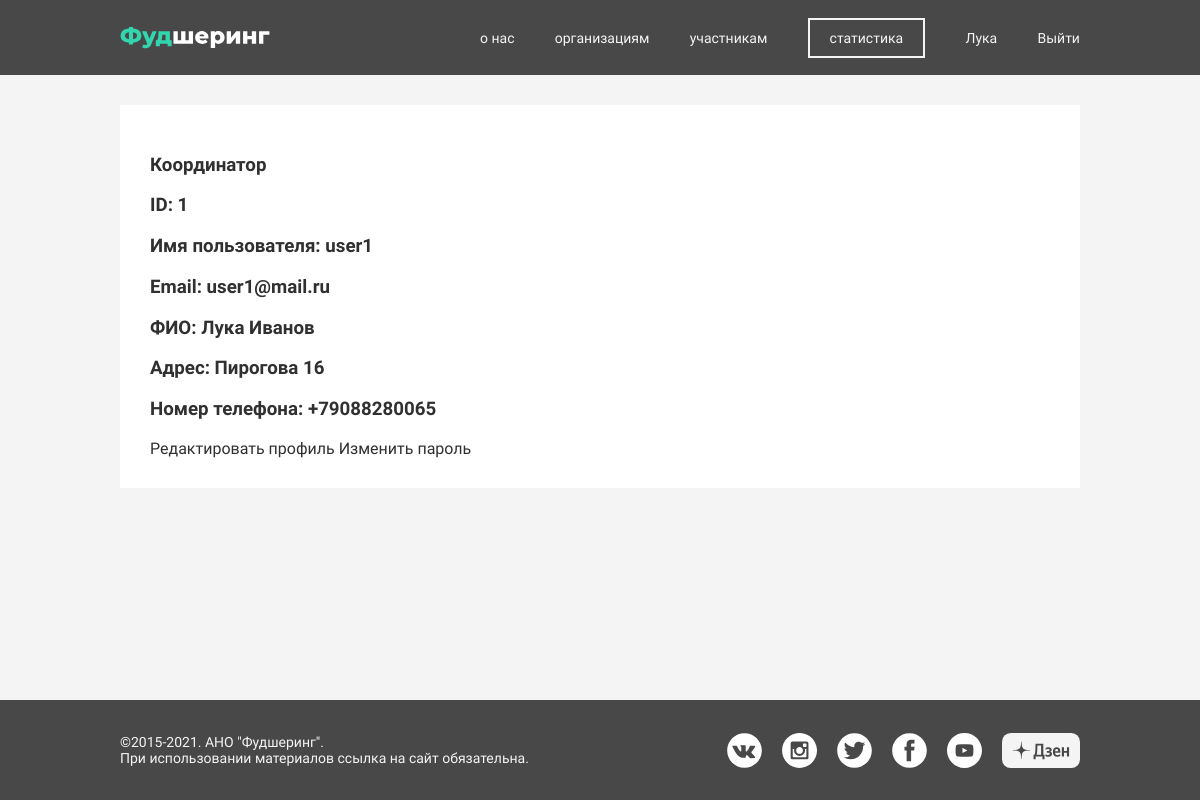
The page /cabinet/profile/ (signed in) on the database its author committed.
### authapp/models.py (models this page shows, shortened)
class UserProfile(AbstractUser):
    email = models.EmailField(verbose_name='Почта')
    first_name = models.CharField(verbose_name='Имя', max_length=128)
    last_name = models.CharField(verbose_name='Фамилия', max_length=128)
    status = models.CharField(verbose_name='Статус', choices=Status.choices, default=Status.Volunteer, max_length=1)
    confirm = models.BooleanField(verbose_name='Подтверждён', default=False)
    address = models.CharField(verbose_name='Адрес', max_length=128)
    phone_number = models.CharField(max_length=12, verbose_name="Номер телефона")

### mainapp/views.py (the view)
# urls.py: path('cabinet/profile/', mainapp.profile, name='profile'),
def profile(request):
    context = {
        'title': 'личные данные',
    }
    return render(request, 'mainapp/lk/profile/index.html', context)

### mainapp/templates/mainapp/lk/profile/index.html
{% extends 'mainapp/layouts/app.html' %}
{% load static %}
{% block content %}
    <div class="frame">
        <div class="content cabinet_frame">
            {% if user.is_stuff %}
                <h3>Администратор</h3>
            {% elif user.status == 'c' %}
                <h3>Координатор</h3>
            {% elif user.status == 'v' %}
                <h3>Волонтёр</h3>
            {% endif %}
            <h3>ID: {{ user.id }}</h3>
            <h3>Имя пользователя: {{ user.username }}</h3>
            <h3>Email: {{ user.email }}</h3>
            <h3>ФИО: {{ user.first_name }} {{ user.last_name }}</h3>
            <h3>Адрес: {{ user.address }}</h3>
            <h3>Номер телефона: {{ user.phone_number }}</h3>
            <a href="{% url 'mainapp:edit_profile' %}">Редактировать профиль</a>
            <a href="{% url 'mainapp:change_password' %}">Изменить пароль</a>
        </div>
    </div>
{% endblock %}

### mainapp/templates/mainapp/layouts/app.html (shortened to what this page needs)
{% load static %}
<!doctype html>
<html lang="ru">
<head>
    <link href="https://cdn.jsdelivr.net/npm/select2@4.1.0-rc.0/dist/css/select2.min.css" rel="stylesheet"/>
    <link rel="stylesheet" href="{% static 'css/main.css' %}">
</head>
<body>
<div class="menu">
    <div class="content  menu_content">
        <div class="menu_left">
            <a href="{% url 'mainapp:index' %}">
                <div class="menu_left_logo">
                </div>
            </a>
        </div>
        <div class="menu_right">
            <div class="menu_right_li"><a href="{% url 'mainapp:about' %}">о нас</a></div>
            <div class="menu_right_li"><a href="{% url 'mainapp:organizations' %}">организациям</a></div>
            <div class="menu_right_li"><a href="{% url 'mainapp:participants' %}">участникам</a></div>
            <div class="menu_right_li  statistic_button"><a href="#">статистика</a></div>
            {% if not user.is_authenticated %}
                <div class="menu_right_li"><a href="{% url 'authapp:register' %}">регистрация</a></div>
                <div class="menu_right_li"><a href="{% url 'authapp:login' %}">вход</a></div>
            {% else %}
                <div class="menu_right_li"><a href="{% url 'mainapp:cabinet' %}">{{ request.user.first_name }}</a></div>
                <div class="menu_right_li"><a href="{% url 'authapp:logout' %}">Выйти</a></div>
            {% endif %}
        </div>
    </div>
</div>
{% block content %}
{% endblock %}
<div class="footer">
    <div class="content footer_content">
        <div class="footer_item footer_left">
            <span>©2015-2021. АНО "Фудшеринг".</span>
            <span>При использовании материалов ссылка на сайт обязательна.</span>
        </div>
        <div class="footer_item footer_right">
            <a href="https://vk.com/foodsharing_msk">
                <div class="social_logo"
                     style="background: url('{% static 'icons/footer/vk.svg' %}') center no-repeat; background-size: cover"></div>
            </a>
            <a href="https://www.instagram.com/ano_foodsharing/">
                <div class="social_logo"
                     style="background: url('{% static 'icons/footer/inst.svg' %}') center no-repeat; background-size: cover"></div>
            </a>
            <a href="https://twitter.com/foodsharing_msk">
                <div class="social_logo"
                     style="background: url('{% static 'icons/footer/tt.svg' %}') center no-repeat; background-size: cover"></div>
            </a>
            <a href="https://www.facebook.com/foodsharingmsk/">
                <div class="social_logo"
                     style="background: url('{% static 'icons/footer/fb.svg' %}') center no-repeat; background-size: cover"></div>
            </a>
            <a href="https://www.youtube.com/channel/UCrKJ9f1ACPckgOPgE67tW5g">
                <div class="social_logo"
                     style="background: url('{% static 'icons/footer/yt.svg' %}') center no-repeat; background-size: cover"></div>
            </a>
            <a href="https://zen.yandex.ru/id/5ab3ac5ea815f1e1f0a0148d">
                <div class="social_logo social_logo_zen">
                </div>
            </a>
        </div>
    </div>
</div>
</body>
</html>

### static/css/main.css (style rules this page uses)
body { margin: 0; background: #F4F4F4; color: #303030; font-family: "Raleway", sans-serif; }
div, input { box-sizing: border-box; }
a { text-decoration: none; color: #303030; }
.menu { width: 100%; background: #484848; height: 75px; display: flex; justify-content: center; align-items: center; margin-bottom: 30px; }
.menu_content, .footer_content { display: flex; justify-content: space-between; align-items: center; }
.menu_left_logo { display: flex; justify-content: center; align-items: center; height: 50px; width: 150px; }
.menu_right { width: 600px; font-size: 14px; display: flex; justify-content: space-between; align-items: center; color: #F4F4F4; }
.menu_right_li a { text-decoration: none; color: #F4F4F4; }
.statistic_button { box-sizing: content-box; border: 2px solid #F4F4F4; padding: 10px 20px; }
.footer { position: fixed; bottom: 0; height: 100px; width: 100%; background: #484848; color: #F4F4F4; display: flex; align-items: center; justify-content: center; font-size: 14px; z-index: 10; }
.footer_item { display: flex; }
.footer_left { flex-direction: column; }
.social_logo { margin-left: 20px; width: 35px; height: 35px; transition: 100ms ease-out; }
.social_logo_zen { width: 78px; display: flex; justify-content: center; align-items: center; }
.frame { width: 100%; display: flex; justify-content: center; }
.content { width: 960px; }
.cabinet_frame { background: #ffffff; padding: 30px; margin-bottom: 80px; }

### rows shown on the page
UserProfile: user.first_name "Лука", id "1", username "user1", email "user1@mail.ru", first_name "Лука", last_name "Иванов", address "Пирогова 16", phone_number "+79088280065"
